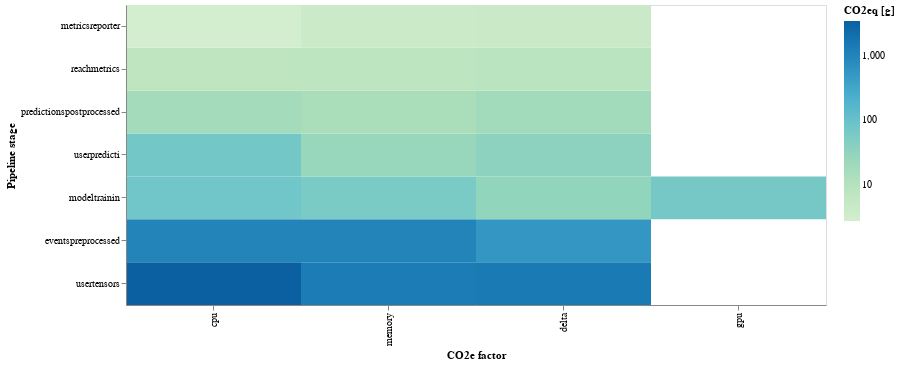

Notebook source saved alongside this figure:
### Code cell
alt.Chart(plot_data).mark_rect().encode(
    x=alt.X('co2e_factor',
            sort=['cpu', 'memory', 'delta', 'gpu'],
            axis=alt.Axis(title='CO2e factor')),
    y=alt.Y('stage_name',
            sort=['metricsreporter', 'reachmetrics', 'predictionspostprocessed',
                  'userpredicti', 'modeltrainin', 'eventspreprocessed', 'usertensors'],
            axis=alt.Axis(title='Pipeline stage')),
    color=alt.Color('value',scale=alt.Scale(type='log',scheme='greenblue'), title="CO2eq [g]")
).properties(
    width=700,
    height=300
)

### Figure 1 — Vega-Lite specification as saved in the notebook (floating-point values rounded to 4 significant figures)
{"config": {"view": {"continuousWidth": 300, "continuousHeight": 300}}, "data": {"name": "data-1183f9f17177d7f9d0d58e2b4ba04bbe"}, "mark": {"type": "rect"}, "encoding": {"color": {"field": "value", "scale": {"scheme": "greenblue", "type": "log"}, "title": "CO2eq [g]", "type": "quantitative"}, "x": {"axis": {"title": "CO2e factor"}, "field": "co2e_factor", "sort": ["cpu", "memory", "delta", "gpu"], "type": "nominal"}, "y": {"axis": {"title": "Pipeline stage"}, "field": "stage_name", "sort": ["metricsreporter", "reachmetrics", "predictionspostprocessed", "userpredicti", "modeltrainin", "eventspreprocessed", "usertensors"], "type": "nominal"}}, "height": 300, "width": 700, "$schema": "https://vega.github.io/schema/vega-lite/v5.17.0.json", "datasets": {"data-1183f9f17177d7f9d0d58e2b4ba04bbe": [{"stage_name": "usertensors", "co2e_factor": "cpu", "value": 3446.0}, {"stage_name": "eventspreprocessed", "co2e_factor": "cpu", "value": 1028.0}, {"stage_name": "modeltrainin", "co2e_factor": "cpu", "value": 78.26}, {"stage_name": "userpredicti", "co2e_factor": "cpu", "value": 72.98}, {"stage_name": "predictionspostprocessed", "co2e_factor": "cpu", "value": 17.13}, {"stage_name": "reachmetrics", "co2e_factor": "cpu", "value": 7.253}, {"stage_name": "metricsreporter", "co2e_factor": "cpu", "value": 2.716}, {"stage_name": "usertensors", "co2e_factor": "memory", "value": 1349.0}, {"stage_name": "eventspreprocessed", "co2e_factor": "memory", "value": 1009.0}, {"stage_name": "modeltrainin", "co2e_factor": "memory", "value": 59.5}, {"stage_name": "userpredicti", "co2e_factor": "memory", "value": 25.12}, {"stage_name": "predictionspostprocessed", "co2e_factor": "memory", "value": 14.12}, {"stage_name": "reachmetrics", "co2e_factor": "memory", "value": 7.488}, {"stage_name": "metricsreporter", "co2e_factor": "memory", "value": 3.999}, {"stage_name": "usertensors", "co2e_factor": "delta", "value": 1435.0}, {"stage_name": "eventspreprocessed", "co2e_factor": "delta", "value": 531.1}, {"stage_name": "modeltrainin", "co2e_factor": "delta", "value": 29.55}, {"stage_name": "userpredicti", "co2e_factor": "delta", "value": 36.0}, {"stage_name": "predictionspostprocessed", "co2e_factor": "delta", "value": 18.28}, {"stage_name": "reachmetrics", "co2e_factor": "delta", "value": 8.174}, {"stage_name": "metricsreporter", "co2e_factor": "delta", "value": 4.399}, {"stage_name": "usertensors", "co2e_factor": "gpu", "value": null}, {"stage_name": "eventspreprocessed", "co2e_factor": "gpu", "value": null}, {"stage_name": "modeltrainin", "co2e_factor": "gpu", "value": 68.33}, {"stage_name": "userpredicti", "co2e_factor": "gpu", "value": null}, {"stage_name": "predictionspostprocessed", "co2e_factor": "gpu", "value": null}, {"stage_name": "reachmetrics", "co2e_factor": "gpu", "value": null}, {"stage_name": "metricsreporter", "co2e_factor": "gpu", "value": null}]}}
